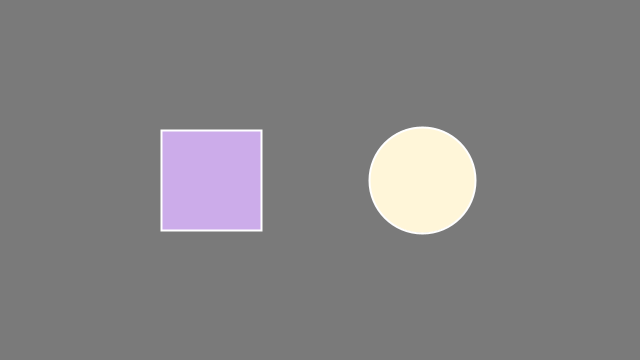
Frame 1 (no input)
Frame 60 (the mouse pressed at the canvas centre just before this capture): identical to frame 1, image omitted
Frame 120 (the mouse held since frame 60 and released just before this capture): identical to frame 1, image omitted

The Processing sketch that drew this single still picture (run headless with seeded random() and noise(); from frame 60 on, the mouse is pressed at the canvas centre):

// Processing sketch: processing_65077
// ── processing_65077.pde

//Kelly Chu
//move mouse over the square and circle; click with mouse

float rx, ry;    // rectangle x- and y-coordinate
float rd = 100;  // rectangle width

float ex, ey;    // ellipse x- and y-coordinate
float ed = 106;  // ellipse diameter


void setup() {
  size(640, 360);
  smooth();


  // Set the x- and y-coordinates for the rectangle
  rx = width * 0.33 - rd/2;
  ry = height * 0.5 - rd/2;

  // Set the x- and y-coordinates for the ellipse
  ex = width * 0.66;
  ey = height * 0.5;
}

void draw() {
  background(122);
  //square
  stroke(255);
  strokeWeight(2);
  fill(204, 172, 234);
  rect(rx, ry, rd, rd);
  if ((mouseX>rx) && (mouseX<rx+rd) && (mouseY>ry) && (mouseY<ry+rd)) {
    fill(0);
    rect(rx-30, ry-30, rd+60, rd+60);
    //face 1
    fill(255);
    ellipse(rx, ry+25, 10, 10);
    ellipse(rx+rd, ry+25, 10, 10);
    noFill();
    arc(rx+rd/2, ry+35, 18, 23, 0, PI);
    if (mousePressed) {
      noStroke();
      fill(255, 246, 217);
      rect(rx-40, ry-40, rd+80, rd+80);
      //face 2
      fill(0);
      ellipse(rx, ry+25, 10, 10);
      ellipse(rx+rd, ry+25, 10, 10);
      arc(rx+rd/2, ry+35, 18, 23, 0, PI);
    }
  }
  //circle
  stroke(255);
  strokeWeight(2);
  fill(255, 246, 217);
  ellipse(ex, ey, ed, ed);
  float d = dist(mouseX, mouseY, ex, ey);
  if (d<ed/2) {
    fill(0);
    ellipse(ex, ey, ed, ed);
    //face 1
    fill(255);
    ellipse(ex-40, ey, 10, 10);
    ellipse(ex+40, ey, 10, 10);
    noFill();
    arc(ex, ey, 18, 23, 0, PI);
    if (mousePressed) {
      noStroke();
      fill(204, 172, 234);
      ellipse(ex, ey, ed+60, ed+60);
      //face 2
      fill(0);
      ellipse(ex-75, ey, 10, 10);
      ellipse(ex+75, ey, 10, 10);
      arc(ex, ey, 18, 23, 0, PI);
    }
  }
}
